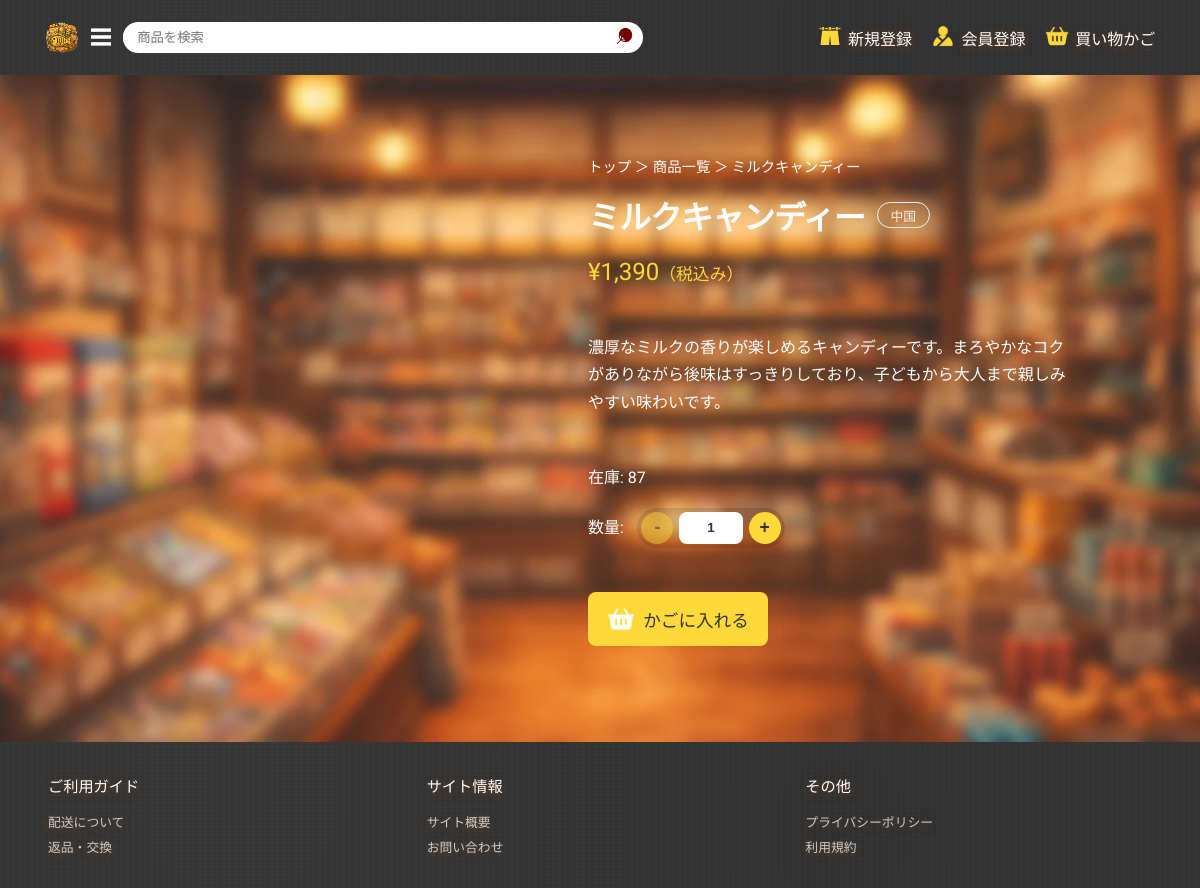
Page /product?id=14 on the earlier database version.
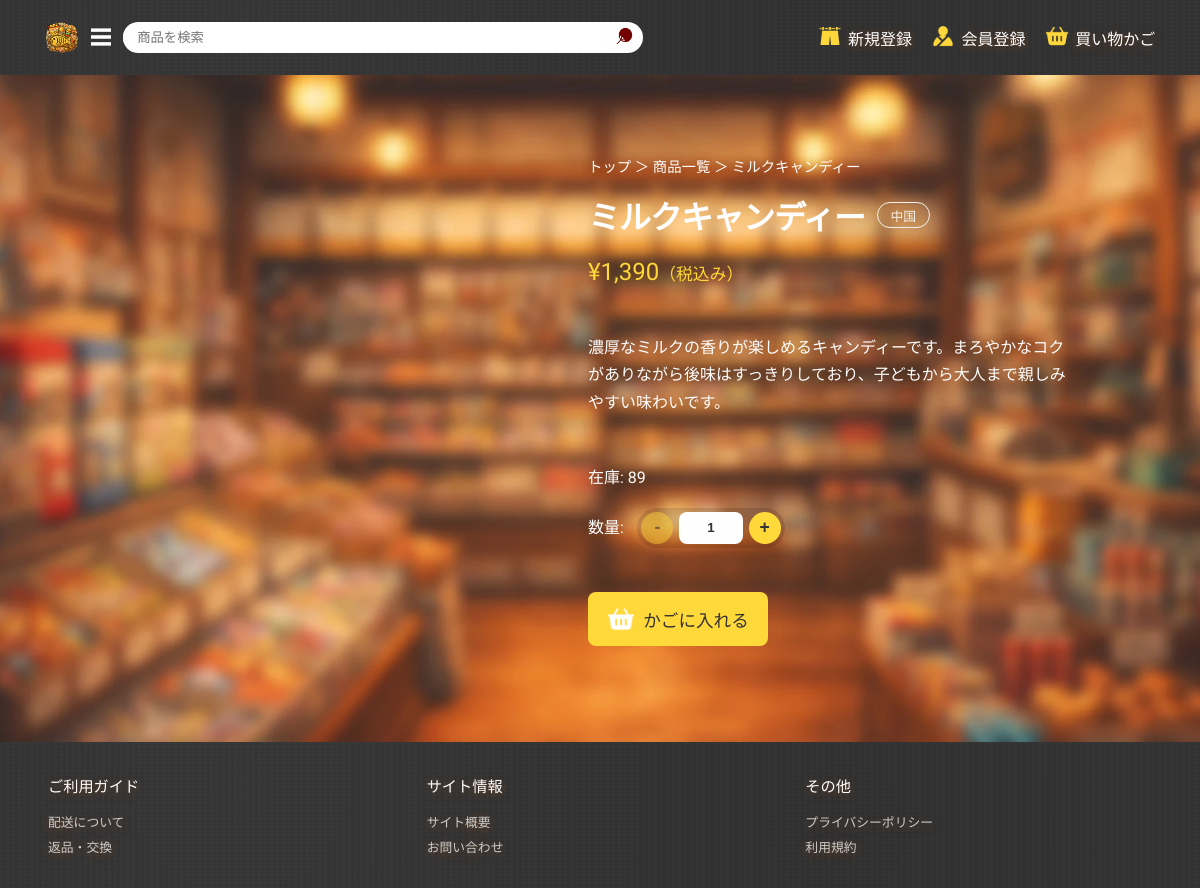
Same page on the later database version.
### tables this page shows
CREATE TABLE products (
    pID INTEGER PRIMARY KEY AUTOINCREMENT,
    tagID INTEGER,
    pName TEXT NOT NULL,
    price INTEGER NOT NULL,
    pDescription TEXT,
    country TEXT,
    image TEXT, stock INTEGER NOT NULL DEFAULT 0,
    FOREIGN KEY (tagID) REFERENCES tags(tagID)
);

### app.py (the view)
@app.route("/product")
def product():
    product_id = request.args.get("id")
    if not product_id:
        abort(404)
    conn = get_db()
    product_row = conn.execute(
        "SELECT * FROM products WHERE pID=?",
        (product_id,)
    ).fetchone()
    conn.close()
    if not product_row:
        abort(404)
    return render_template("pages/product.html", product=product_row)

### app.py (called while the page is built, shortened)
def format_yen(value):
    try:
        number = int(float(value))
    except (TypeError, ValueError):
        return value
    return f"{number:,}"

@app.template_filter("yen")
def yen_filter(value):
    return format_yen(value)

def get_db():
    conn = sqlite3.connect(DB_PATH)
    conn.row_factory = sqlite3.Row
    return conn

@app.context_processor
def inject_gacha_count():
    user_id = session.get("user_id")
    if not user_id:
        return {"gacha_count": None}

### templates/pages/product.html (shortened to what this page needs)
{% extends "layout/base.html" %}
{% block content %}
<div class="background-product">
  <section class="product-page">
    <div class="product-info">
      <nav class="breadcrumb inside">
        <a href="{{ url_for('index') }}">トップ</a> ＞
        <a href="#">商品一覧</a> ＞
        <span>{{ product['pName'] }}</span>
      </nav>
      {% set country_labels = {"Japan": "日本", "China": "中国"} %}
      <div class="product-title-wrapper">
        <h2 class="product-title">{{ product['pName'] }}</h2>
        <p class="product-country">{{ country_labels.get(product['country'], product['country']) }}</p>
      </div>
      <p class="product-price">
        ¥{{ product['price']|yen }}<span class="price-tax">（税込み）</span></span>
      </p>
      <p class="product-desc">
        {{ product['pDescription'] | replace('\n', '<br>') | safe }}
      </p>
      <p class="product-stock">
        在庫:
        {{ product['stock'] if 'stock' in product.keys() and product['stock'] is not none else 50 }}
      </p>
      {% set stock = product['stock'] if 'stock' in product.keys() and product['stock'] is not none else 50 %}
      <form action="{{ url_for('add_to_cart', pID=product['pID']) }}" method="post" class="quantity-form">
        <div class="quantity-label">数量:</div>
        <div class="quantity-stepper" data-max="{{ stock }}" data-min="1">
          <button type="button" class="qty-btn" data-step="decrease" aria-label="数量を減らす">-</button>
          <input
            type="number"
            name="quantity"
            value="1"
            min="1"
            max="{{ stock }}"
            class="quantity-input"
            inputmode="numeric"
          >
          <button type="button" class="qty-btn" data-step="increase" aria-label="数量を増やす">+</button>
        </div>
        <p class="quantity-feedback" aria-live="polite"></p>
        <button type="submit" class="add-cart-btn">
          <img src="{{ url_for('static', filename='img/icons-cart-w.webp') }}" alt="">
          かごに入れる
        </button>
      </form>
    </div>
  </section>
</div>
{% endblock %}

### templates/layout/base.html (shortened to what this page needs)
<!DOCTYPE html>
<html lang="ja">
<head>
  <link rel="stylesheet" href="{{ url_for('static', filename='css/styles.css') }}">
</head>
<body class="{% block body_class %}{% endblock %}">
  {% include 'layout/header.html' %}
  <main>
    {% block content %}{% endblock %}
  </main>
  {% include 'layout/footer.html' %}
</body>
</html>

### templates/layout/header.html (shortened to what this page needs)
<header class="header">
  <nav class="nav">
    <div class="nav-left">
      <a href="{{ url_for('index') }}" class="site-logo">
        <img src="{{ url_for('static', filename='img/logo.webp') }}" alt="logo">
      </a>
      <div class="menu-wrapper">
        <button class="hamburger" aria-label="メニュー" id="menuBtn" type="button">
          <img src="{{ url_for('static', filename='img/icons-hamb.webp') }}" alt="menu">
        </button>
      </div>
      <form class="search-bar" action="{{ url_for('search_page') }}" method="get">
        <input type="text" name="q" placeholder="商品を検索" value="{{ q or '' }}">
        <button class="search-btn" type="submit">
          <img src="{{ url_for('static', filename='img/icons-search.webp') }}" alt="検索">
        </button>
      </form>
    </div>
    <div class="nav-right">
      <ul class="nav-links">
        {% if session.get('user_id') %}
        <li>
          <a href="{{ url_for('mypage') }}">
            <div class="icon"><img
                src="{{ url_for('static', filename='img/' ~ (session.get('user_icon') or 'user-icons/user-icon3.webp')) }}"></div>
            <p>{{ session.get('user_name') or 'マイページ' }}
              {% if gacha_count is not none %}
              <span class="gacha-status">（わくわく券：<span id="headerGachaCount" data-count="{{ gacha_count }}">{{ gacha_count }}</span> 枚）</span>
              {% endif %}
            </p>
          </a>
        </li>
        <li>
          <a href="{{ url_for('logout') }}">
            <div class="icon"><img src="{{ url_for('static', filename='img/icons-signin.webp') }}"></div>
            <p>ログアウト</p>
          </a>
        </li>
        {% else %}
        <li>
          <a href="{{ url_for('register') }}">
            <div class="icon"><img src="{{ url_for('static', filename='img/icons-signin.webp') }}"></div>
            <p>新規登録</p>
          </a>
        </li>
        <li>
          <a href="{{ url_for('login') }}">
            <div class="icon"><img src="{{ url_for('static', filename='img/icons-login.webp') }}"></div>
            <p>会員登録</p>
          </a>
        </li>
        {% endif %}
        <li>
          <a href="{{ url_for('cart') }}">
            <div class="icon"><img src="{{ url_for('static', filename='img/icons-cart.webp') }}"></div>
            <p>買い物かご</p>
          </a>
        </li>
      </ul>
    </div>
  </nav>
</header>

### templates/layout/footer.html
<footer class="footer">
  <div class="footer-inner">
    <div class="footer-col">
      <h4>ご利用ガイド</h4>
      <ul>
        <li><a href="{{ url_for('about_delivery') }}">配送について</a></li>
        <li><a href="{{ url_for('refund') }}">返品・交換</a></li>
      </ul>
    </div>
    <div class="footer-col">
      <h4>サイト情報</h4>
      <ul>
        <li><a href="{{ url_for('site_overview') }}">サイト概要</a></li>
        <li><a href="{{ url_for('info') }}">お問い合わせ</a></li>
      </ul>
    </div>
    <div class="footer-col">
      <h4>その他</h4>
      <ul>
        <li><a href="{{ url_for('privacy_policy') }}">プライバシーポリシー</a></li>
        <li><a href="{{ url_for('terms_of_service') }}">利用規約</a></li>
      </ul>
    </div>
  </div>
</footer>

Differences in the rows shown:
changed products "ミルクキャンディー": stock "87" → "89"
